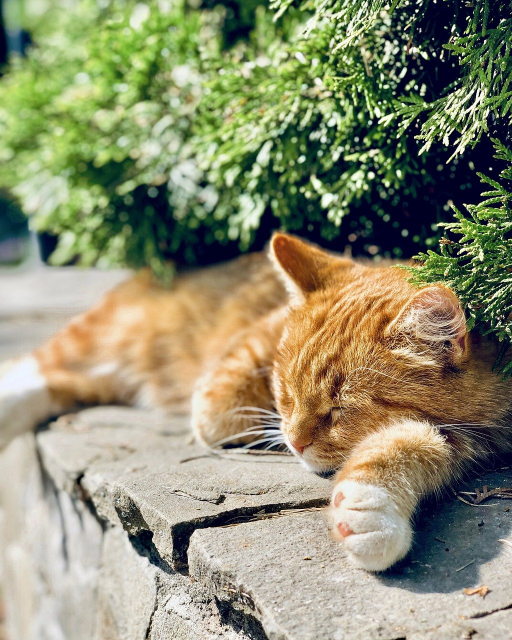
#> input picture PythonOpenCVTutorial/image/cat.jpg, 1024 x 1280 px (shown at 1/2 size)
$ python basic8.py
#> lines starting #> are read from the running program, lines starting #| are printed output that depends on the picture
#การวาดสี่เหลี่ยม
import cv2

img = cv2.imread("image/cat.jpg")
#> img is the input picture: shape (1280, 1024, 3); mean B, G, R 113.3, 142.4, 142.4
imgresize =cv2.resize(img, (700,700))
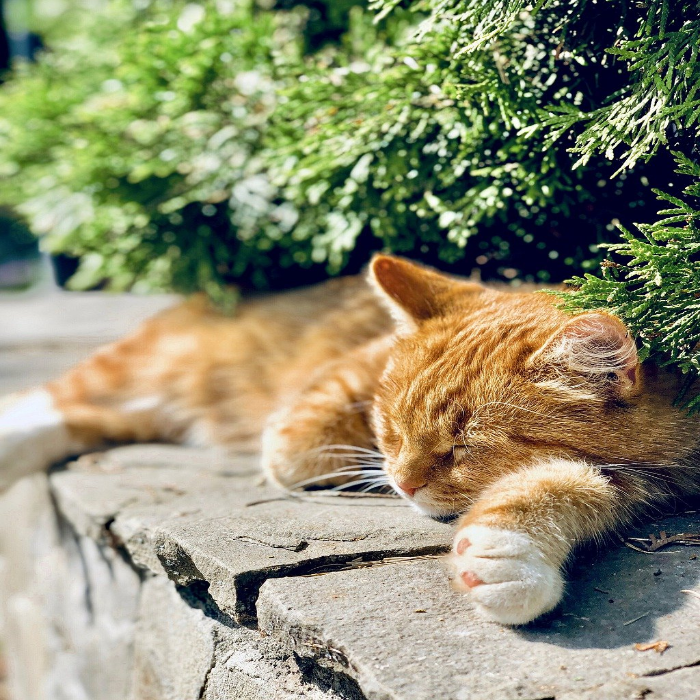
#> imgresize: shape (700, 700, 3); mean B, G, R 113.2, 142.3, 142.3

#rectangle(ภาพ,มุมที่ 1 บนซ้าย(x,y),มุมที่ 2 ล่างขวา(x,y),สี(BGR),ความหนา)
#ถ้าใส่ความหนาเป็น -1 จะเป็นการเติมสีเต็ม
cv2.rectangle(imgresize,(100,100),(500,500),(0,0,255),-1)
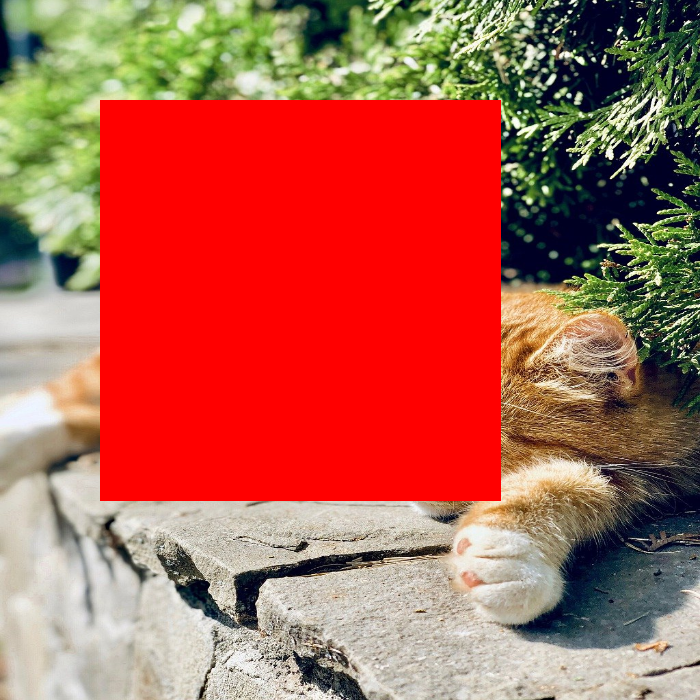
#> imgresize: shape (700, 700, 3); mean B, G, R 80.1, 96.1, 177.3

cv2.imshow("Mycat", imgresize)
cv2.waitKey(0)
cv2.destroyAllWindows()

$ run again, with PythonOpenCVTutorial/image/ball2d.jpg copied over PythonOpenCVTutorial/image/cat.jpg
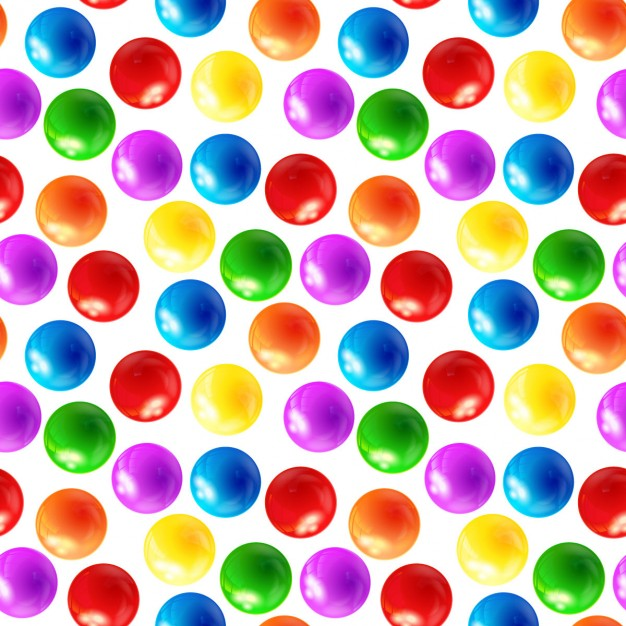
#> input picture PythonOpenCVTutorial/image/ball2d.jpg, 626 x 626 px
#> img is the input picture: shape (626, 626, 3); mean B, G, R 168.2, 172.2, 199.6
#> `imgresize =cv2.resize(img, (700,700))`:
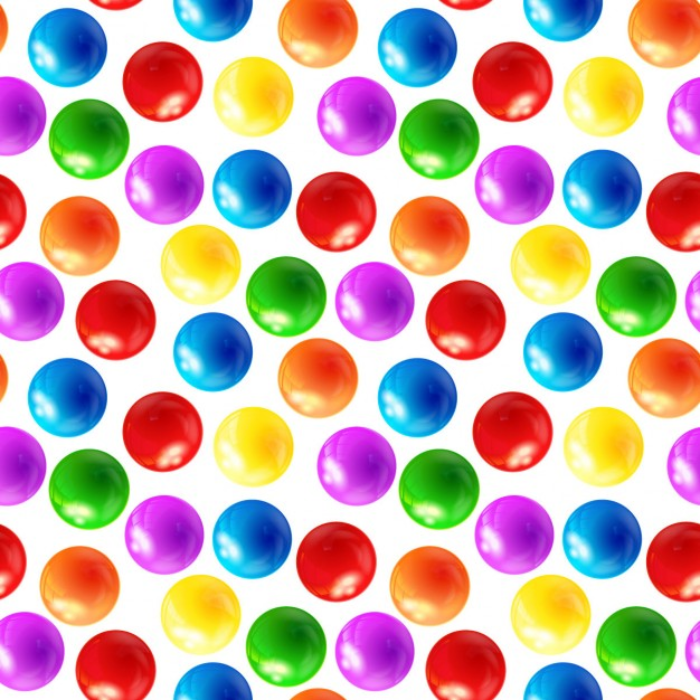
#> imgresize: shape (700, 700, 3); mean B, G, R 168.1, 172.1, 199.5
#> `cv2.rectangle(imgresize,(100,100),(500,500),(0,0,255),-1)`:
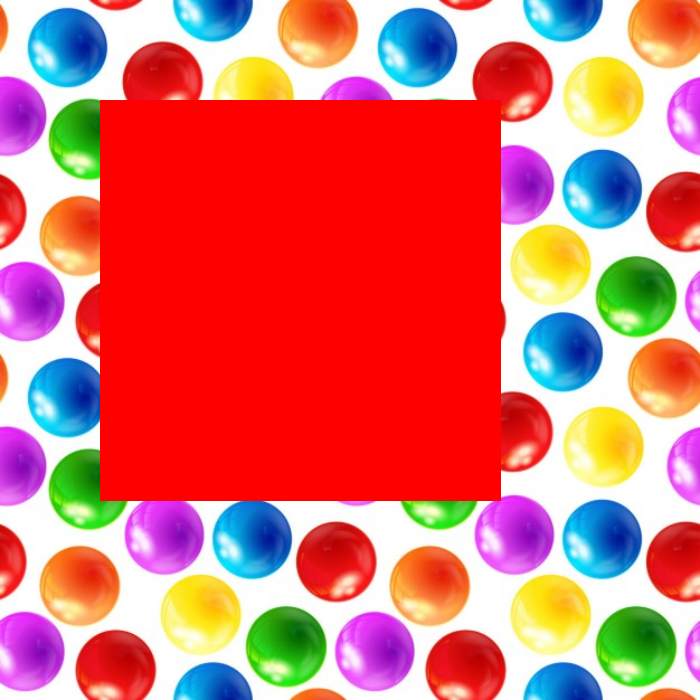
#> imgresize: shape (700, 700, 3); mean B, G, R 113.6, 115.6, 217.3
